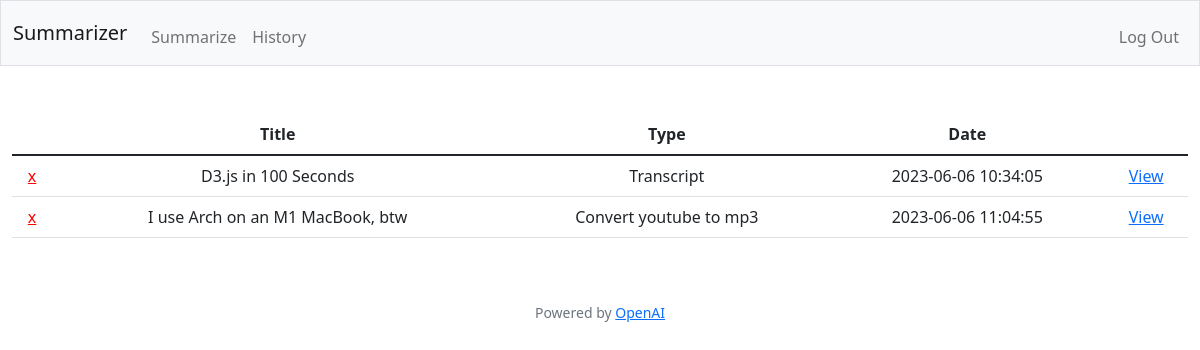
The page /history (signed in) on the database its author committed.
### tables this page shows
CREATE TABLE "activities" (
	"number"	INTEGER NOT NULL,
	"user_id"	INTEGER NOT NULL,
	"title"	TEXT,
	"type"	TEXT,
	"youtube_url"	TEXT,
	"mp3_filepath"	TEXT,
	"transcript"	TEXT,
	"summary"	TEXT,
	"date"	NUMERIC,
	FOREIGN KEY("user_id") REFERENCES "users"("id"),
	PRIMARY KEY("number" AUTOINCREMENT)
);

### app.py (the view)
@app.route("/history")
@login_required
def history():
    activities = db.execute("SELECT * FROM activities WHERE user_id = ?", session['user_id'])
    return render_template("history.html", activities=activities)

### helpers.py (called while the page is built)
def login_required(f):
    @wraps(f)
    def decorated_function(*args, **kwargs):
        if session.get("user_id") is None:
            return redirect("/login")
        return f(*args, **kwargs)
    return decorated_function

### templates/history.html (shortened to what this page needs)
{% extends "layout.html" %}
{% block main %}
        <table class="table">
            <thead>
            <tr>
                <th></th>
                <th scope="col">Title</th>
                <th scope="col">Type</th>
                <th scope="col">Date</th>
                <th scope="col"></th>
            </tr>
            </thead>
            <tbody>
                {% for activity in activities %}
                    {% if activity['title'] %}
                        <tr>
                            <td><a style="color: red" href="/delete?number={{ activity['number'] }}">x</a></td>
                            <td>{{ activity['title'] }}</td>
                            <td>{{ activity['type'] }}</td>
                            <td>{{ activity['date'] }}</td>
                            <td><a href="/view?number={{ activity['number'] }}">View</a></td>
                        </tr>
                    {% endif %}
                {% endfor %}
            </tbody>
        </table>
{% endblock %}

### rows shown on the page
activities: title "D3.js in 100 Seconds", type "Transcript", date "2023-06-06 10:34:05"
activities: title "I use Arch on an M1 MacBook, btw", type "Convert youtube to mp3", date "2023-06-06 11:04:55"
